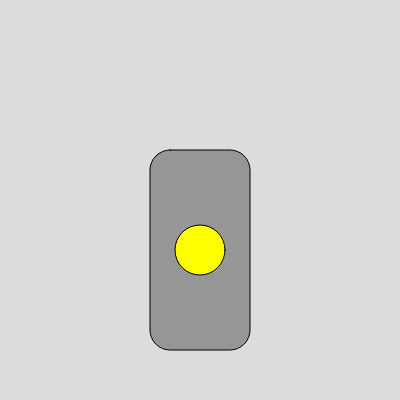
Frame 1 (no input)
Frame 60 (no input): identical to frame 1, image omitted
Frame 120 (the mouse pressed at the canvas centre since frame 60): identical to frame 1, image omitted

The p5.js sketch that drew this single still picture (run headless with seeded random() and noise() and a simulated clock; from frame 60 on, the mouse is pressed at the canvas centre):

// p5.js sketch
// ── sketch.js
let lightOn = true;

function setup() {
  createCanvas(400, 400);
}

function draw() {
  background(220);
  
  // draw light switch
  fill(150);
  rect(150, 150, 100, 200, 20);
  if (lightOn) {
    fill(255, 255, 0);
    ellipse(200, 250, 50, 50);
  }
  else {
    fill(150);
    ellipse(200, 300, 50, 50);
  }
}

function mouseClicked() {
  // check if light switch was clicked
  if (mouseX > 150 && mouseX < 250 && mouseY > 150 && mouseY < 350) {
    lightOn = !lightOn;
  }
}
